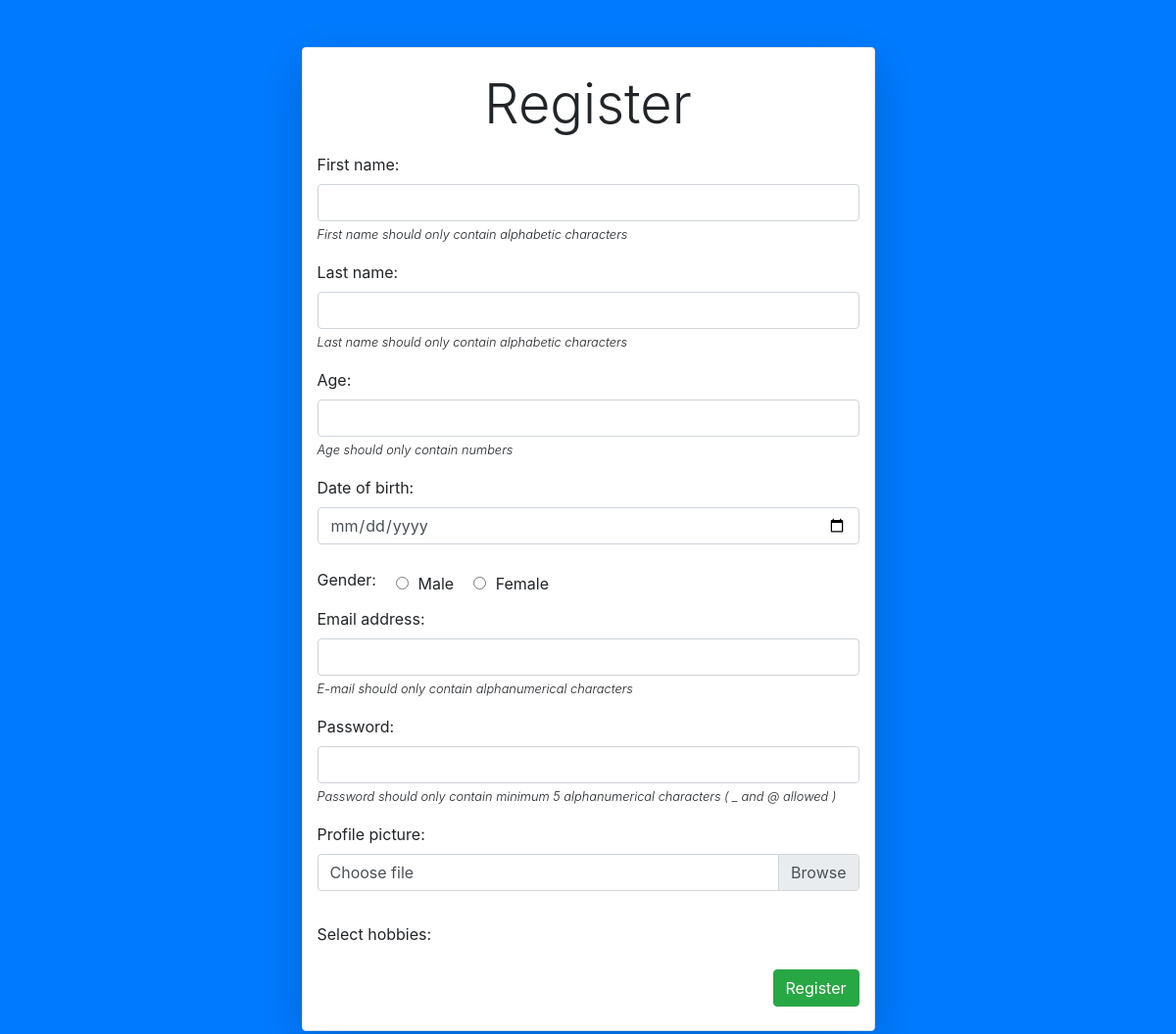
Before: /register/ with the older database file.
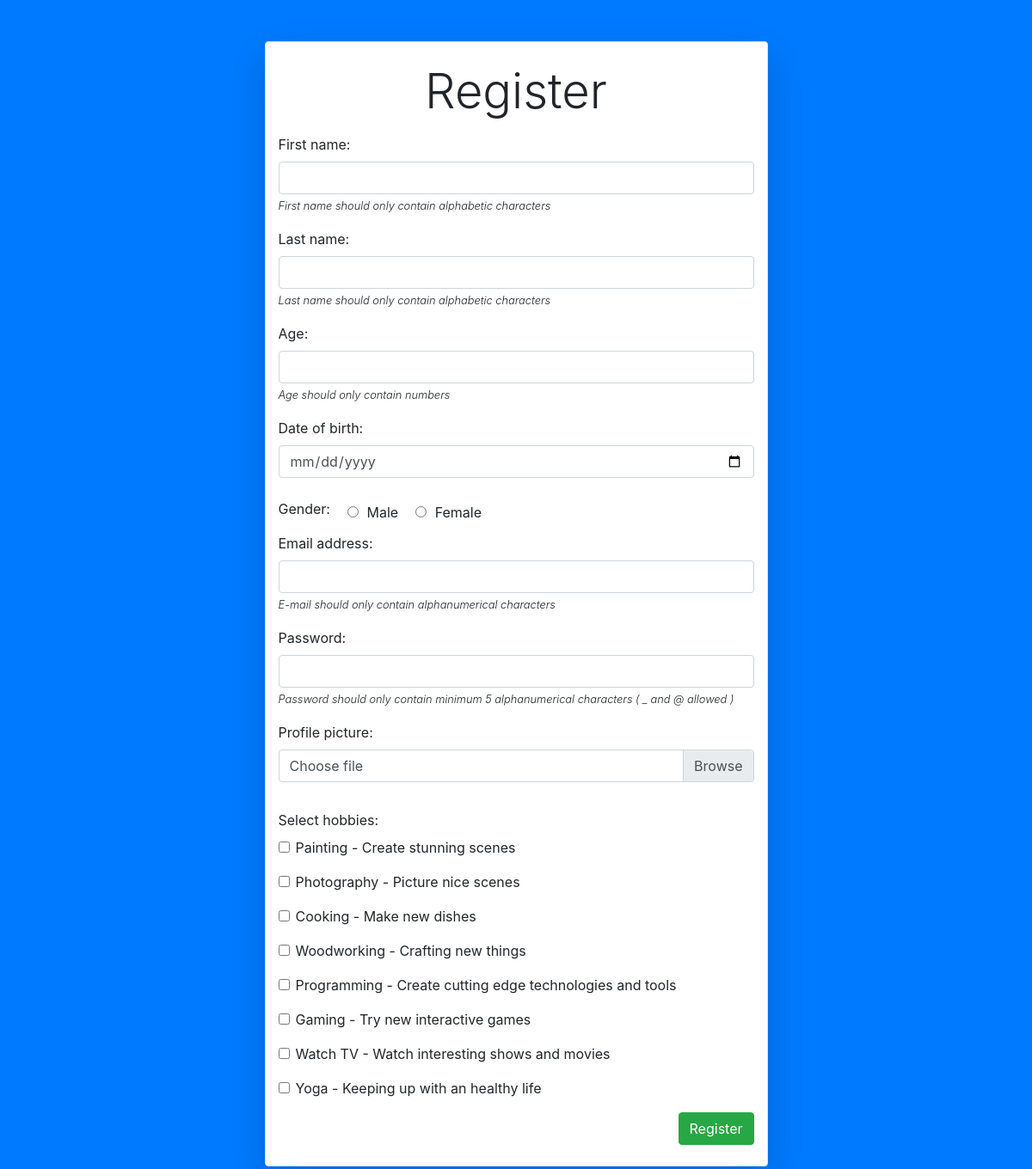
After: the same page with the newer database file.
### MainApp/models.py (models this page shows)
class Hobby(models.Model):
    hobbyName = models.CharField(max_length=10, primary_key=True)
    hobbyInfo = models.TextField(max_length=3000)

### MainApp/views.py (the view)
# urls.py: path('register/', views.register, name='register'),
@csrf_exempt
def register(req):
    if req.method == 'GET':
        hobbyList = Hobby.objects.all().values('hobbyName', 'hobbyInfo')
        return render(req, 'MainApp/register.html', { 'hobbyList': hobbyList })
    else:
        raise Http404("Something went wrong !", {})

### MainApp/templates/MainApp/register.html (shortened to what this page needs)
{% load staticfiles %}
<!DOCTYPE html>
<html lang="en" dir="ltr">
  <head>
    <link rel="stylesheet" href="https://maxcdn.bootstrapcdn.com/bootstrap/4.1.3/css/bootstrap.min.css">
  </head>
  <body class="bg-primary">
    <div class="container-fluid">
      <div class="row w-50 mx-auto">
        <div class="col-md border rounded shadow-lg bg-white mt-5">
          <p class="display-4 text-center mt-4"> Register </small>
          <form id="registerForm" action="/newUser/" method="POST">
            <div class="form-group">
              <label for="firstName"> First name: </label>
              <input type="text" class="form-control" id="firstName" name="firstName" pattern="[A-Z][a-z]{3,19}" >
              <small class="font-weight-light font-italic"> First name should only contain alphabetic characters </small>
            </div>
            <div class="form-group">
              <label for="lastName"> Last name: </label>
              <input type="text" class="form-control" id="lastName" name="lastName" pattern="[A-Z][a-z]{3,19}"  >
              <small class="font-weight-light font-italic"> Last name should only contain alphabetic characters </small>
            </div>
            <div class="form-group">
              <label for="age"> Age: </label>
              <input type="text" class="form-control" id="age" name="age" pattern="[0-9]{2}" >
              <small class="font-weight-light font-italic"> Age should only contain numbers </small>
            </div>
            <div class="form-group">
              <label for="dob"> Date of birth: </label>
              <input type="date" class="form-control" id="dob" name="dob" >
            </div>
            <div class="form-check-inline mt-2">
              <label for="gender"> Gender: </label>
              <div class="form-check">
                <input type="radio" class="form-check-input" id="maleGender" name="gender" value="Male" >
                <label class="form-check-label" for="male"> Male </label>
              </div>
              <div class="form-check">
                <input type="radio" class="form-check-input" id="femaleGender" name="gender" value="Female" >
                <label class="form-check-label" for="female"> Female </label>
              </div>
            </div>
            <div class="form-group mt-2">
              <label for="email"> Email address: </label>
              <input type="email" class="form-control" id="email" name="email" pattern="[a-zA-Z0-9.]+@[a-zA-Z0-9.]+\.[a-zA-Z]{2,}" >
              <small class="font-weight-light font-italic"> E-mail should only contain alphanumerical characters </small>
          </div>
            <div class="form-group">
              <label for="pwd"> Password: </label>
              <input type="password" class="form-control" id="pwd" name="pwd" pattern=".[a-zA-Z0-9]{5,}" required>
              <small class="font-weight-light font-italic"> Password should only contain minimum 5 alphanumerical characters ( _ and @ allowed ) </small>
            </div>
            <div class="form-group">
              <label for="profilePic"> Profile picture: </label>
              <div class="custom-file mb-3">
                <label class="custom-file-label" for="profilePic"> Choose file </label>
              </div>
            </div>
            <div class="form-group">
              <label for="hobbies"> Select hobbies: </label>
              <div class="form-check">
                {% for hobby in hobbyList %}
                  <p> <input type="checkbox" class="form-check-input" id="{{ hobby.hobbyName }}" name="hobby" value="{{ hobby.hobbyName }}"> {{ hobby.hobbyName }} - {{ hobby.hobbyInfo }} </p>
                {% endfor %}
              </div>
            </div>
            <div class="float-right d-flex justify-content-around mb-4">
              <input type="submit" class="btn btn-success btn-md" value="Register" id="register">
            </div>
          </form>
        </div>
      </div>
      <br>
      <br>
    </div>
  </body>
</html>

Changed rows visible on the page:
now on this page (row unchanged): Hobby: hobbyName "Painting", hobbyInfo "Create stunning scenes"
now on this page (row unchanged): Hobby: hobbyName "Photography", hobbyInfo "Picture nice scenes"
now on this page (row edited): Hobby: hobbyName "Cooking", hobbyInfo "Make new dishes"
now on this page (row unchanged): Hobby: hobbyName "Woodworking", hobbyInfo "Crafting new things"
now on this page (row unchanged): Hobby: hobbyName "Programming", hobbyInfo "Create cutting edge technologies and tools"
now on this page (row unchanged): Hobby: hobbyName "Gaming", hobbyInfo "Try new interactive games"
added Hobby: hobbyName "Watch TV", hobbyInfo "Watch interesting shows and movies"
added Hobby: hobbyName "Yoga", hobbyInfo "Keeping up with an healthy life"
